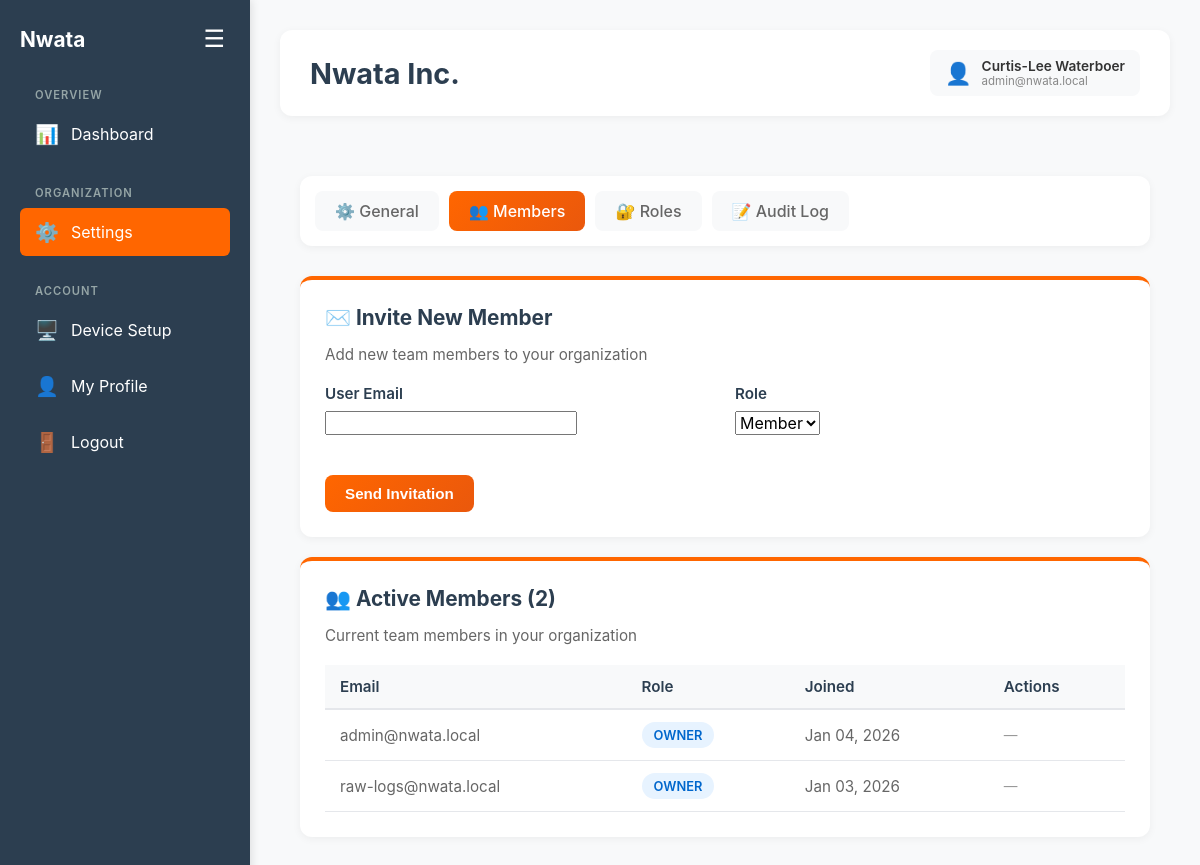
The page /dashboard/org/settings/?tab=members (signed in) on the database its author committed.
### api/models.py (models this page shows, shortened)
class Organization(models.Model):
    ORG_TYPE_CHOICES = [
        ('personal', 'Personal'),
        ('team', 'Team'),
    ]
    name = models.CharField(max_length=255)
    subdomain = models.CharField(max_length=100, unique=True)
    organization_type = models.CharField(max_length=20, choices=ORG_TYPE_CHOICES, default='personal')
    created_at = models.DateTimeField(auto_now_add=True)
    class Meta:
        indexes = [
            models.Index(fields=['subdomain']),
            models.Index(fields=['organization_type']),
        ]
    def is_team(self):
        return self.organization_type == 'team'

class UserOrgRole(models.Model):
    STATE_CHOICES = [
        ('pending', 'Pending'),
        ('invited', 'Invited'),
        ('active', 'Active'),
        ('suspended', 'Suspended'),
        ('inactive', 'Inactive'),
    ]
    user = models.ForeignKey(User, on_delete=models.CASCADE, related_name='org_roles')
    organization = models.ForeignKey(Organization, on_delete=models.CASCADE, related_name='user_roles')
    role = models.ForeignKey(Role, on_delete=models.PROTECT)
    state = models.CharField(max_length=20, choices=STATE_CHOICES, default='pending')
    invitation_token = models.CharField(max_length=64, unique=True, null=True, blank=True)
    invitation_expires_at = models.DateTimeField(null=True, blank=True)
    invited_by = models.ForeignKey(User, on_delete=models.SET_NULL, null=True, blank=True, related_name='invitations_sent')
    invited_at = models.DateTimeField(null=True, blank=True)
    accepted_at = models.DateTimeField(null=True, blank=True)
    created_at = models.DateTimeField(auto_now_add=True)
    updated_at = models.DateTimeField(auto_now=True)
    class Meta:
        unique_together = [['user', 'organization']]
        indexes = [
            models.Index(fields=['organization', 'state']),
            models.Index(fields=['invitation_token']),
            models.Index(fields=['state']),
        ]
        ordering = ['-created_at']

class User(models.Model):
    email = models.EmailField(unique=True)
    org = models.ForeignKey(Organization, on_delete=models.CASCADE, related_name='users')
    created_at = models.DateTimeField(auto_now_add=True)
    class Meta:
        indexes = [
            models.Index(fields=['email']),
            models.Index(fields=['org', 'created_at']),
        ]

class Role(models.Model):
    ROLE_CHOICES = [
        ('owner', 'Owner'),
        ('admin', 'Admin'),
        ('member', 'Member'),
        ('viewer', 'Viewer'),
    ]
    name = models.CharField(max_length=50, choices=ROLE_CHOICES, unique=True)
    description = models.TextField(blank=True)
    created_at = models.DateTimeField(auto_now_add=True)
    class Meta:
        ordering = ['name']

### dashboard/org_admin_views.py (the view, shortened to what this page needs)
# urls.py: path('org/settings/', org_settings, name='org_settings'),
@login_required
@require_org_admin
@require_http_methods(["GET", "POST"])
def org_settings(request):
    org = request.organization
    if not org:
        messages.error(request, "You are not part of any organization.")
        return redirect('dashboard')
    try:
        nwata_user = NwataUser.objects.get(email=request.user.email)
    except NwataUser.DoesNotExist:
        messages.error(request, "User profile not found.")
        return redirect('dashboard')
    active_tab = request.GET.get('tab', 'general')
    valid_tabs = ['general', 'members', 'departments', 'roles', 'audit']
    if active_tab not in valid_tabs:
        active_tab = 'general'
    context = {
        'org': org,
        'active_tab': active_tab,
        'is_team': org.is_team(),
    }
    if active_tab == 'members':
        active_users = UserOrgRole.objects.filter(
            organization=org,
            state='active'
        ).select_related('user', 'role').order_by('user__email')
        pending_users = UserOrgRole.objects.filter(
            organization=org,
            state__in=['pending', 'invited']
        ).select_related('user', 'role').order_by('created_at')
        if request.method == 'POST' and 'invite_user' in request.POST:
            invite_form = InviteUserForm(request.POST, org=org)
            if invite_form.is_valid():
                email = invite_form.cleaned_data['email']
                role_name = invite_form.cleaned_data['role']
                existing = UserOrgRole.objects.filter(
                    organization=org,
                    user__email=email
                ).first()
                if existing:
                    messages.error(request, f"User {email} is already in this organization.")
                else:
                    try:
                        invited_user = NwataUser.objects.get(email=email)
                    except NwataUser.DoesNotExist:
                        invited_user = None
                    role = Role.objects.get(name=role_name)
                    initial_state = 'invited' if invited_user else 'pending'
                    user_org_role = UserOrgRole.objects.create(
                        user=invited_user if invited_user else None,
                        organization=org,
                        role=role,
                        state=initial_state,
                        invited_by=nwata_user,
                        invited_at=timezone.now()
                    )
                    AuditLog.objects.create(
                        actor=nwata_user,
                        actor_email=request.user.email,
                        action='user.invited',
                        resource_type='user_org_role',
                        resource_id=user_org_role.id,
                        organization=org,
                        changes_after={
                            'email': email,
                            'role': role_name,
                            'organization': org.name,
                            'state': initial_state
                        },
                        ip_address=_get_client_ip(request)
                    )
                    messages.success(request, f"Invitation sent to {email}.")
                    return redirect(reverse('org_settings') + '?tab=members')
        else:
            invite_form = InviteUserForm(org=org)
        context.update({
            'active_users': active_users,
            'pending_users': pending_users,
            'invite_form': invite_form,
        })
    if active_tab == 'audit':
        audit_logs = AuditLog.objects.filter(
            organization=org
        ).select_related('actor').order_by('-created_at')[:50]
        context['audit_logs'] = audit_logs
    return render(request, 'dashboard/org_settings.html', context)

### dashboard/templates/dashboard/org_settings.html (shortened to what this page needs)
{% extends "base_dashboard.html" %}
{% load static %}
{% block content %}
<div class="settings-container">
    <div class="settings-tabs">
        <a href="{% url 'org_settings' %}?tab=general"
           class="settings-tab {% if active_tab == 'general' %}active{% endif %}">
            ⚙️ General
        </a>
        <a href="{% url 'org_settings' %}?tab=members"
           class="settings-tab {% if active_tab == 'members' %}active{% endif %}">
            👥 Members
        </a>
        <a href="{% url 'org_settings' %}?tab=roles"
           class="settings-tab {% if active_tab == 'roles' %}active{% endif %}">
            🔐 Roles
        </a>
        <a href="{% url 'org_settings' %}?tab=audit"
           class="settings-tab {% if active_tab == 'audit' %}active{% endif %}">
            📝 Audit Log
        </a>
    </div>
    {% include "dashboard/org_tabs/tab_members.html" %}
</div>
{% endblock %}

### nwata_web/templates/base_dashboard.html (shortened to what this page needs)
<!DOCTYPE html>
<html lang="en">
<head>
</head>
<body>
    <div class="wrapper">
        <div class="sidebar" id="sidebar">
            <div class="sidebar-header">
                <div class="logo">Nwata</div>
                <button class="sidebar-toggle" onclick="toggleSidebar()">☰</button>
            </div>
            <ul class="sidebar-menu">
                <li class="menu-section">Overview</li>
                <li class="menu-item {% if request.resolver_match.url_name == 'dashboard' %}active{% endif %}" onclick="window.location.href=window.dashboardUrl">
                    <span class="menu-icon">📊</span>
                    <span class="menu-label">Dashboard</span>
                </li>
                {% if request.organization %}
                <li class="menu-section">Organization</li>
                <li class="menu-item {% if request.resolver_match.url_name == 'org_settings' %}active{% endif %}" onclick="window.location.href=window.orgSettingsUrl">
                    <span class="menu-icon">⚙️</span>
                    <span class="menu-label">Settings</span>
                </li>
                {% endif %}
                <li class="menu-section">Account</li>
                <li class="menu-item {% if request.resolver_match.url_name == 'device_setup' %}active{% endif %}" onclick="window.location.href=window.deviceSetupUrl">
                    <span class="menu-icon">🖥️</span>
                    <span class="menu-label">Device Setup</span>
                </li>
                <li class="menu-item {% if request.resolver_match.url_name == 'profile' %}active{% endif %}" onclick="window.location.href=window.profileUrl">
                    <span class="menu-icon">👤</span>
                    <span class="menu-label">My Profile</span>
                </li>
                <li class="menu-item" onclick="window.location.href=window.logoutUrl">
                    <span class="menu-icon">🚪</span>
                    <span class="menu-label">Logout</span>
                </li>
            </ul>
        </div>
        <div class="main-content">
            <div class="header">
                <div>
                    <h1>{% if request.organization %}{{ request.organization.name }}{% else %}Nwata{% endif %}</h1>
                </div>
                <div class="header-right">
                    <div class="user-profile">
                        <span class="user-icon">👤</span>
                        <div class="user-info">
                            <div class="user-name">
                                {% if user.first_name or user.last_name %}
                                    {{ user.first_name }} {{ user.last_name }}
                                {% else %}
                                    {{ user.username }}
                                {% endif %}
                            </div>
                            <div class="user-email">{{ user.email }}</div>
                        </div>
                    </div>
                </div>
            </div>
            {% block content %}{% endblock %}
        </div>
    </div>
</body>
</html>

### dashboard/templates/dashboard/org_tabs/tab_members.html (shortened to what this page needs)
{% if active_tab == 'members' %}
<div class="tab-content">
    <div class="settings-card">
        <div class="settings-card-title">✉️ Invite New Member</div>
        <div class="settings-card-subtitle">Add new team members to your organization</div>
        <form method="post">
            <div class="grid-2">
                <div class="form-group">
                    <label for="{{ invite_form.email.id_for_label }}" class="form-label">{{ invite_form.email.label }}</label>
                    {{ invite_form.email }}
                </div>
                <div class="form-group">
                    <label for="{{ invite_form.role.id_for_label }}" class="form-label">{{ invite_form.role.label }}</label>
                    {{ invite_form.role }}
                </div>
            </div>
            <div style="margin-top: 20px;">
                <button type="submit" class="btn btn-primary">
                    Send Invitation
                </button>
            </div>
        </form>
    </div>
    <div class="settings-card">
        <div class="settings-card-title">👥 Active Members ({{ active_users.count }})</div>
        <div class="settings-card-subtitle">Current team members in your organization</div>
        {% if active_users %}
        <div style="overflow-x: auto;">
            <table class="settings-table">
                <thead>
                    <tr>
                        <th>Email</th>
                        <th>Role</th>
                        <th>Joined</th>
                        <th>Actions</th>
                    </tr>
                </thead>
                <tbody>
                    {% for user_role in active_users %}
                    <tr>
                        <td>{{ user_role.user.email }}</td>
                        <td>
                            <span class="badge badge-blue">
                                {{ user_role.role.name|upper }}
                            </span>
                        </td>
                        <td>{{ user_role.accepted_at|date:"M d, Y" }}</td>
                        <td style="font-size: 0.9em;">
                            {% if user_role.role.name != 'owner' and user_role.user.email != request.user.email %}
                                <a href="{% url 'change_user_role' user_role.id %}" style="color: #ff6600; text-decoration: none; font-weight: 600;">Change</a>
                                <span style="color: #d1d5db;">•</span>
                                <a href="{% url 'remove_user' user_role.id %}" style="color: #dc2626; text-decoration: none; font-weight: 600;">Remove</a>
                            {% else %}
                                <span style="color: #999;">—</span>
                            {% endif %}
                        </td>
                    </tr>
                    {% endfor %}
                </tbody>
            </table>
        </div>
        {% else %}
        <p style="color: #666; text-align: center; padding: 30px;">No active members yet. Invite team members above to get started.</p>
        {% endif %}
    </div>
</div>
{% endif %}

### rows shown on the page
Organization: organization.name "Nwata Inc."
UserOrgRole: user.email "admin@nwata.local", role.name "OWNER", accepted_at "Jan 04, 2026"
UserOrgRole: user.email "raw-logs@nwata.local", role.name "OWNER", accepted_at "Jan 03, 2026"

### other values the page prints
{{ user.first_name }} "Curtis-Lee"
{{ user.last_name }} "Waterboer"
{{ user.email }} "admin@nwata.local"
{{ invite_form.email.label }} "User Email"
{{ invite_form.role.label }} "Role"
{{ active_users.count }} "2"
